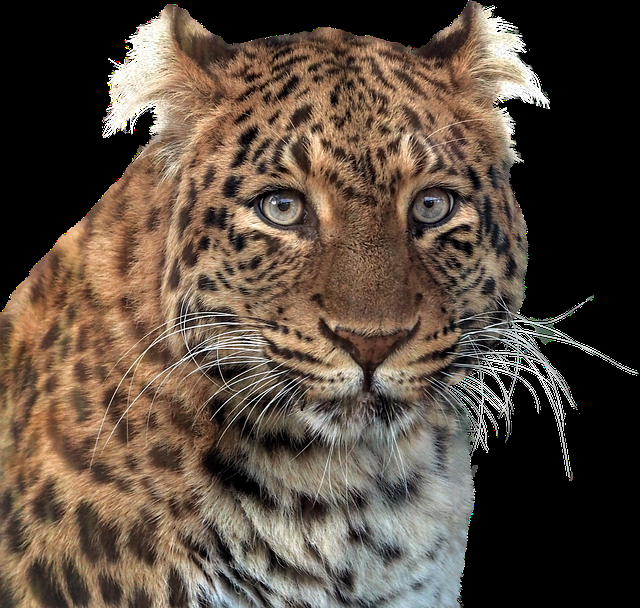
#> input picture cs4060/Lab2/panther.png, 640 x 608 px
$ python task1.py
#> lines starting #> are read from the running program, lines starting #| are printed output that depends on the picture
import cv2 as cv
import numpy as np
import matplotlib.pyplot as plt
import os

def upscale_image(image, target_height, target_width):
    # uses nearest neighbor interpolation
    # idea is to src = output_pos * (original_pos / new_size)
    # aka for each pixel it just gets duplicated n times where n is the new scale

    h, w = image.shape[:2]
    new_image = np.zeros((target_height, target_width, image.shape[2]), dtype=image.dtype)

    for y in range(target_height):
        for x in range(target_width):
            src_y = int(y * (h / target_height))
            src_x = int(x * (w / target_width))
            new_image[y, x] = image[src_y, src_x]

    return new_image

if __name__ == '__main__':
    dir = os.path.dirname(os.path.abspath(__file__))
    fg = cv.imread(os.path.join(dir, 'panther.png'), cv.IMREAD_UNCHANGED)
#> fg is the input picture: shape (608, 640, 4); mean B, G, R, A 62.9, 74.9, 89.2, 167.5
    bg = cv.imread(os.path.join(dir, 'savanna.jpg'))
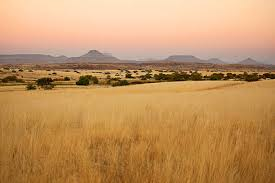
#> input picture cs4060/Lab2/savanna.jpg, 275 x 183 px
#> bg is the input picture: shape (183, 275, 3); mean B, G, R 96.7, 146.7, 193.1

    assert fg is not None and bg is not None # keep pylance happy

    print(f'foreground shape: {fg.shape}')
#| foreground shape: (608, 640, 4)
    print(f'background shape: {bg.shape}')
#| background shape: (183, 275, 3)

    # upscale background to keep foreground precision
    Cbg = upscale_image(bg, fg.shape[0], fg.shape[1])
#> after the loop in upscale_image, `for y in range(target_height):`:
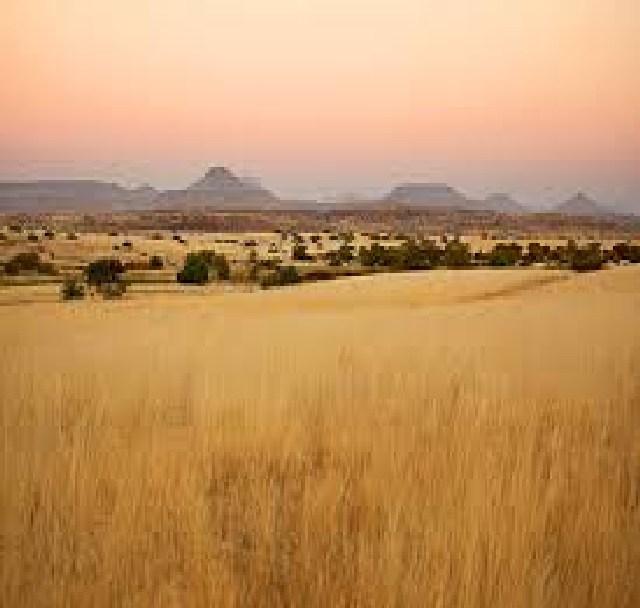
#> new_image: shape (608, 640, 3); mean B, G, R 96.8, 146.8, 193.2

    # np newasix to increase the dimension back to 3d after normalization
    alpha = (fg[:, :, 3] / 255.0)[:, :, np.newaxis]
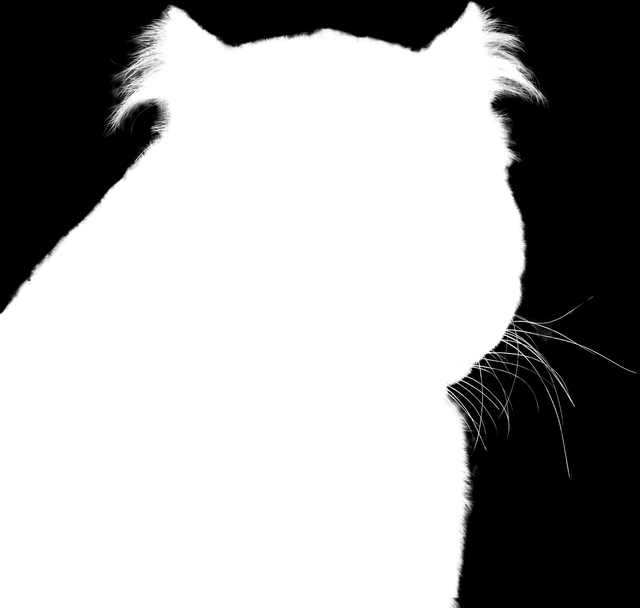
#> alpha: shape (608, 640, 1) float64; min 0, max 1, mean 0.657
    Cfg = fg[:, :, :3]

    composite = (alpha * Cfg + (1 - alpha) * Cbg).astype(np.uint8)
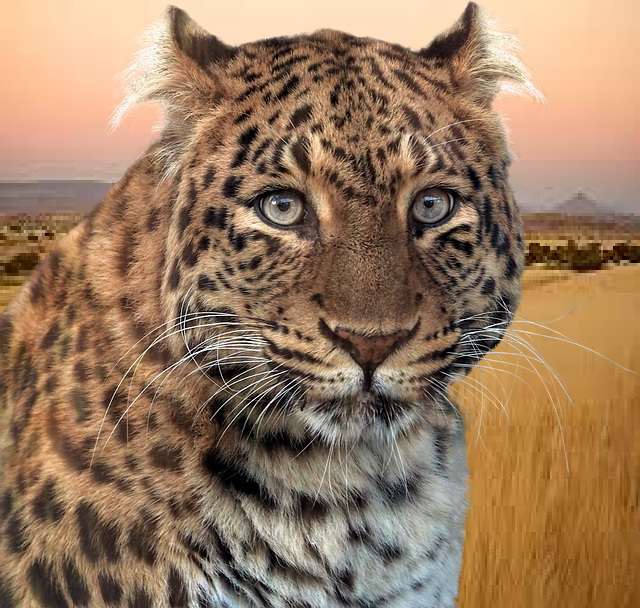
#> composite: shape (608, 640, 3); mean B, G, R 95.4, 122.4, 152.4

    plt.imshow(cv.cvtColor(composite, cv.COLOR_BGR2RGB))
    plt.show()
